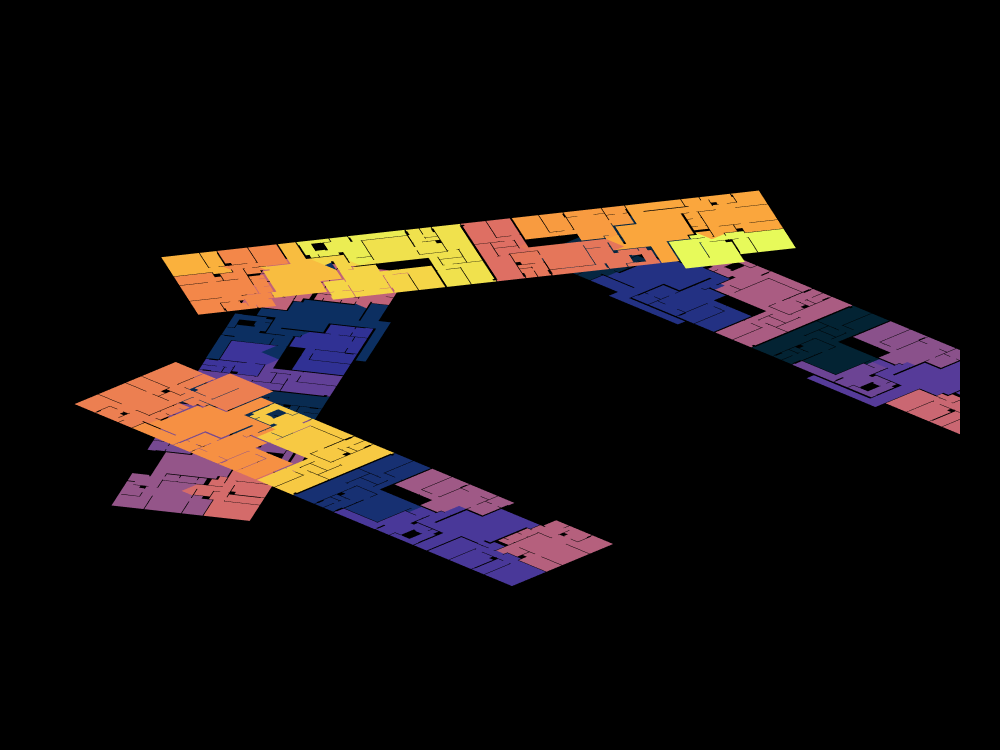

The code cell stored with this chart in its notebook:
### Markdown cell above
## 9. Community Detection (3D)
Community detection groups densely-connected cells. Because the graph includes the stair
edges, communities can span both floors through a stair core.

### Code cell
community_list = Graph.CommunityPartition(building_graph, colorScale="thermal")
g_verts = Graph.Vertices(building_graph)
n_comm = len(set(Dictionary.ValueAtKey(Topology.Dictionary(v), "community") for v in g_verts))
print("Number of communities:", n_comm)

reset_dictionaries(shell)
faces = Topology.Faces(shell)
transfer_dicts_by_key(faces, g_verts, "face_id")

Topology.Show(faces,
              faceColorKey="cp_color", faceOpacity=1.0,
              showEdges=False, showVertices=False,
              backgroundColor="black", camera=CAM, projection=PROJ,
              width=1000, height=750, renderer=renderer)
